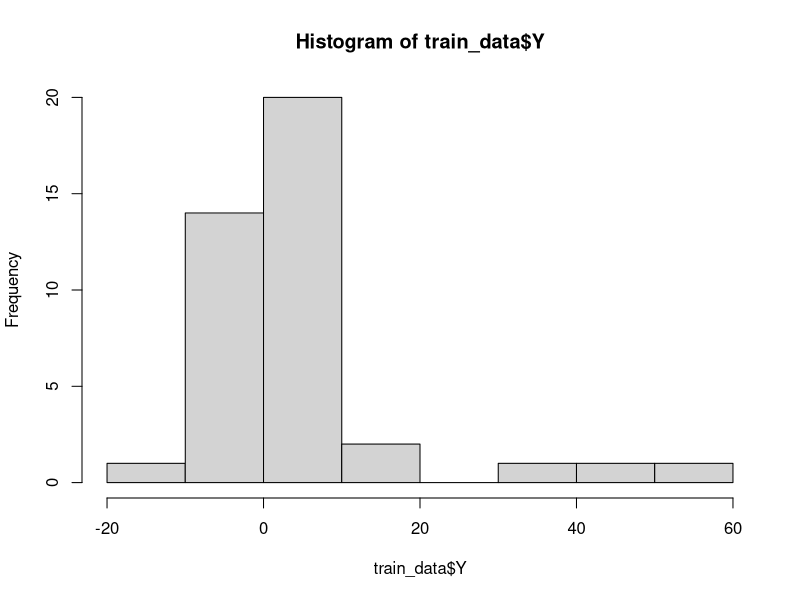
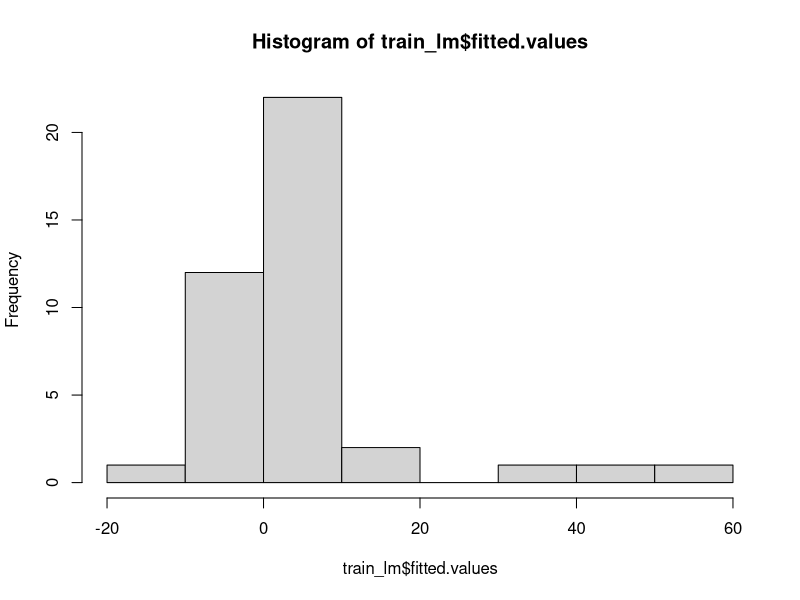

These figures' R source, in order:
# Exercise 1
# Parameters
set.seed(555)

sample_size <- 40
beta <- cbind(c(1, 1.5, -1.5, 1.5, 0.5))
sigma <- 1.2
bootstrap_size <- 100000

get_standard_error <- function(sample) {
    sqrt(var(sample) / length(sample))
}

get_standard_deviation <- function(sample) {
    get_standard_error(sample) / sqrt(length(sample))
}

generate_data <- function(n, beta, sigma) {
    rnorm_mean <- 0
    rnorm_sd <- 1

    error <- rnorm(n, rnorm_mean, rnorm_sd)
    x1 <- rnorm(n, rnorm_mean, sigma)
    intercept <- rep(1, n)
    x <- cbind(intercept, x1, x1^2, x1^3, x1^4)
    y <- x %*% beta + error

    data <- data.frame(
        "Y" = y,
        "X0" = x[, 1],
        "X1" = x[, 2],
        "X2" = x[, 3],
        "X3" = x[, 4],
        "X4" = x[, 5]
    )

    return(data)
}

train_data <- generate_data(sample_size, beta, sigma)

train_lm <- lm(Y ~ . - 1, data = train_data)

hist(train_data$Y)
hist(train_lm$fitted.values)
# true_standard_error <- get_standard_error(train_data$Y)
estimated_standard_error <- get_standard_error(train_lm$fitted.values)

confidence_intervals <- matrix(NA, nrow = sample_size, ncol = 2)

for (i in 1:sample_size) {
    lower_ci <- train_lm$fitted.values[i] - 2 * estimated_standard_error
    upper_ci <- train_lm$fitted.values[i] + 2 * estimated_standard_error
    confidence_intervals[i, ] <- c(lower_ci, upper_ci)
}